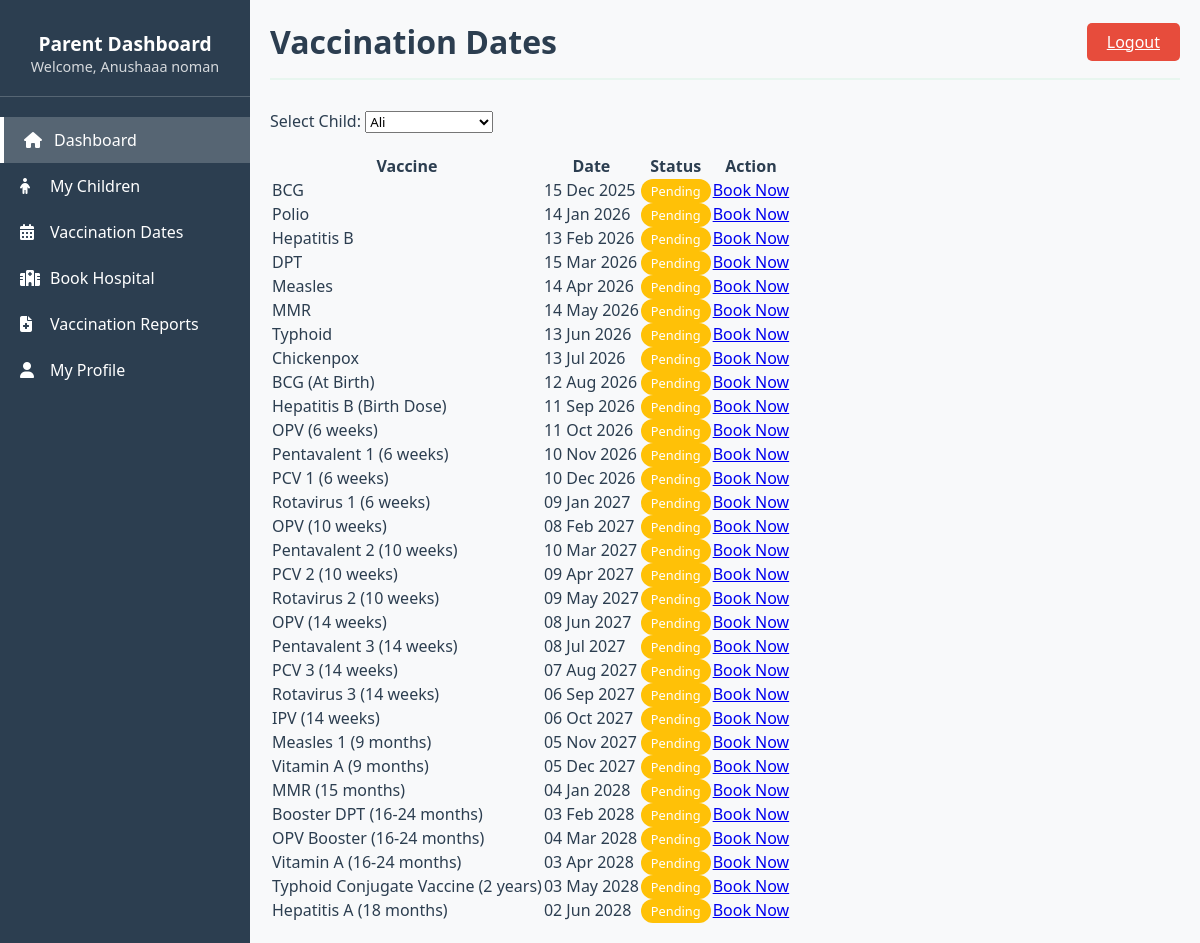
Page /parent/vaccination_dates.php?child_id=4 (signed in) on the earlier database version.
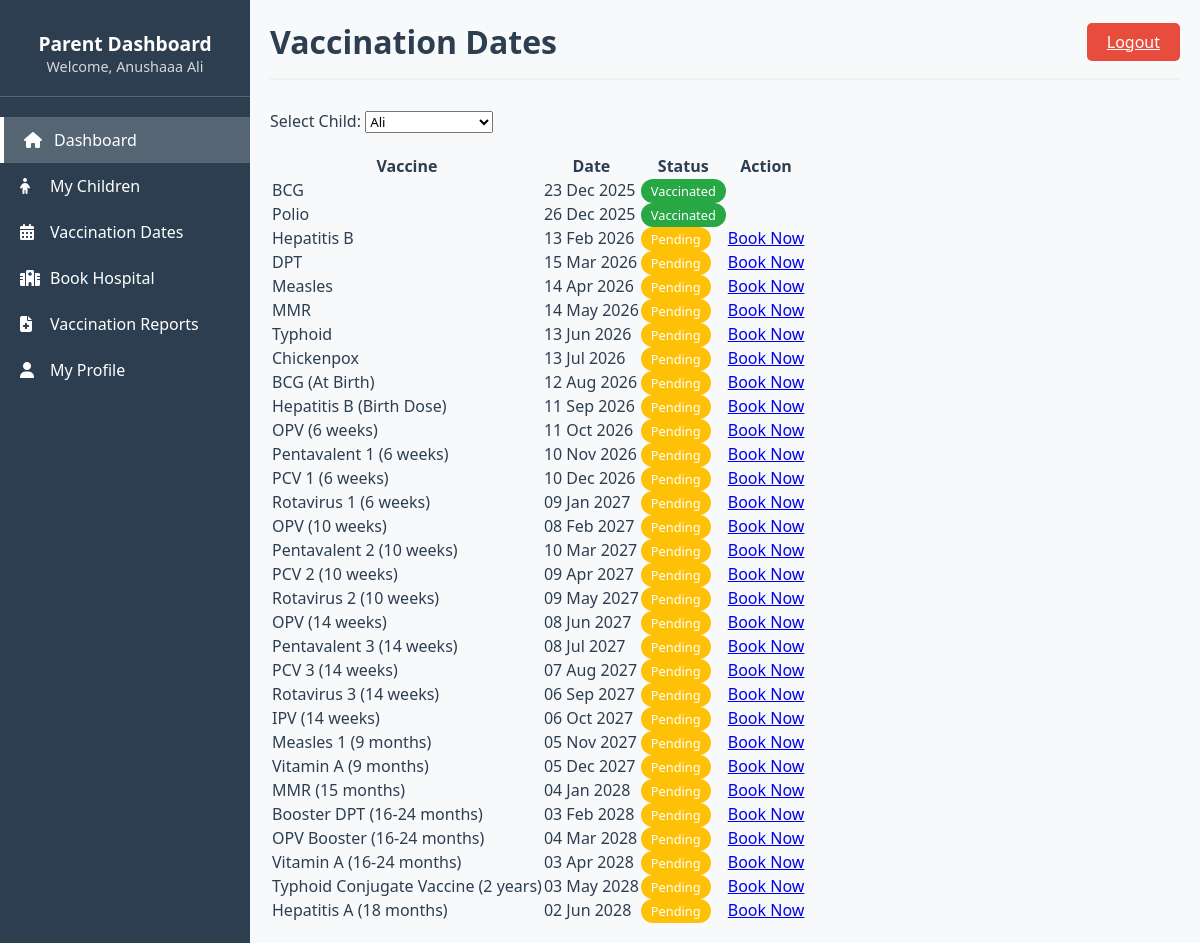
Same page on the later database version.
### tables this page shows
CREATE TABLE `bookings` (
  `booking_id` int(11) NOT NULL,
  `child_id` int(11) NOT NULL,
  `hospital_id` int(11) DEFAULT NULL,
  `vaccine_id` int(11) NOT NULL,
  `booking_date` date NOT NULL,
  `status` tinyint(4) DEFAULT 0,
  `created_at` datetime DEFAULT current_timestamp()
);

CREATE TABLE `vaccines` (
  `vaccine_id` int(11) NOT NULL,
  `vaccine_name` varchar(100) NOT NULL,
  `availability` tinyint(4) DEFAULT 1
);

### parent/vaccination_dates.php (the view, shortened to what this page needs)
<?php
include("header.php");
include("../includes/config.php");
$parent_id = $_SESSION['user_id'];
$child_id = $_GET['child_id'] ?? 0;
$children_sql = "SELECT * FROM children WHERE parent_id = '$parent_id'";
$children_result = mysqli_query($conn, $children_sql);
?>
<div class="main-content">
    <div class="header">
        <h1>Vaccination Dates</h1>
        <a href="../logout.php" class="logout-btn">Logout</a>
    </div>
    <div style="margin-bottom: 20px;">
        <label>Select Child:</label>
        <select onchange="window.location='vaccination_dates.php?child_id=' + this.value">
            <?php while($child = mysqli_fetch_assoc($children_result)): ?>
            <option value="<?php echo $child['child_id']; ?>" <?php echo $child_id == $child['child_id'] ? 'selected' : ''; ?>>
                <?php echo $child['child_name']; ?>
            </option>
            <?php endwhile; ?>
        </select>
    </div>
    <?php if($child_id > 0):
        $schedule_sql = "SELECT b.*, v.vaccine_name
                        FROM bookings b
                        JOIN vaccines v ON b.vaccine_id = v.vaccine_id
                        WHERE b.child_id = '$child_id'
                        ORDER BY b.booking_date";
        $schedule_result = mysqli_query($conn, $schedule_sql);
    ?>
    <?php if(mysqli_num_rows($schedule_result) > 0): ?>
    <table class="data-table">
        <tr>
            <th>Vaccine</th>
            <th>Date</th>
            <th>Status</th>
            <th>Action</th>
        </tr>
        <?php while($row = mysqli_fetch_assoc($schedule_result)):
            $status = $row['status'];
            $status_text = ['Pending', 'Approved', 'Vaccinated', 'Rejected'][$status];
            $status_color = ['#ffc107', '#17a2b8', '#28a745', '#dc3545'][$status];
        ?>
        <tr>
            <td><?php echo $row['vaccine_name']; ?></td>
            <td><?php echo date('d M Y', strtotime($row['booking_date'])); ?></td>
            <td><span style="background: <?php echo $status_color; ?>; color: white; padding: 3px 10px; border-radius: 20px; font-size: 0.8rem;"><?php echo $status_text; ?></span></td>
            <td>
                <?php if($status == 0): ?>
                    <a href="book_hospital.php?child_id=<?php echo $child_id; ?>&vaccine_id=<?php echo $row['vaccine_id']; ?>" class="btn-small">Book Now</a>
                <?php endif; ?>
            </td>
        </tr>
        <?php endwhile; ?>
    </table>
    <?php else: ?>
    <div style="text-align: center; padding: 30px; color: #666;">
        <p>No vaccination schedule found for this child.</p>
    </div>
    <?php endif; ?>
    <?php endif; ?>
</div>
</body>
</html>

### parent/header.php (shortened to what this page needs)
<!DOCTYPE html>
<html lang="en">
<head>
    <link rel="stylesheet" href="https://cdnjs.cloudflare.com/ajax/libs/font-awesome/6.4.0/css/all.min.css">
</head>
<body>
    <div class="dashboard-container">
        <div class="sidebar">
            <div class="sidebar-header">
                <h2>Parent Dashboard</h2>
                <p style="font-size: 0.9rem; opacity: 0.8;">Welcome, <?php echo $_SESSION['name']; ?></p>
            </div>
            <div class="sidebar-menu">
                <a href="dashboard.php" class="menu-item active">
                    <i class="fas fa-home"></i> Dashboard
                </a>
                <a href="children.php" class="menu-item">
                    <i class="fas fa-child"></i> My Children
                </a>
                <a href="vaccination_dates.php" class="menu-item">
                    <i class="fas fa-calendar-alt"></i> Vaccination Dates
                </a>
                <a href="book_hospital.php" class="menu-item">
                    <i class="fas fa-hospital"></i> Book Hospital
                </a>
                <a href="reports.php" class="menu-item">
                    <i class="fas fa-file-medical"></i> Vaccination Reports
                </a>
                <a href="profile.php" class="menu-item">
                    <i class="fas fa-user"></i> My Profile
                </a>
            </div>
        </div>

Differences in the rows shown:
changed bookings "BCG": booking_date "15 Dec 2025" → "23 Dec 2025"; status "Pending" → "Vaccinated"; no longer shows "Book Now"
changed bookings "Polio": booking_date "14 Jan 2026" → "26 Dec 2025"; status "Pending" → "Vaccinated"; no longer shows "Book Now"
Other differences:
$_SESSION['name']: "Anushaaa noman" → "Anushaaa Ali"
